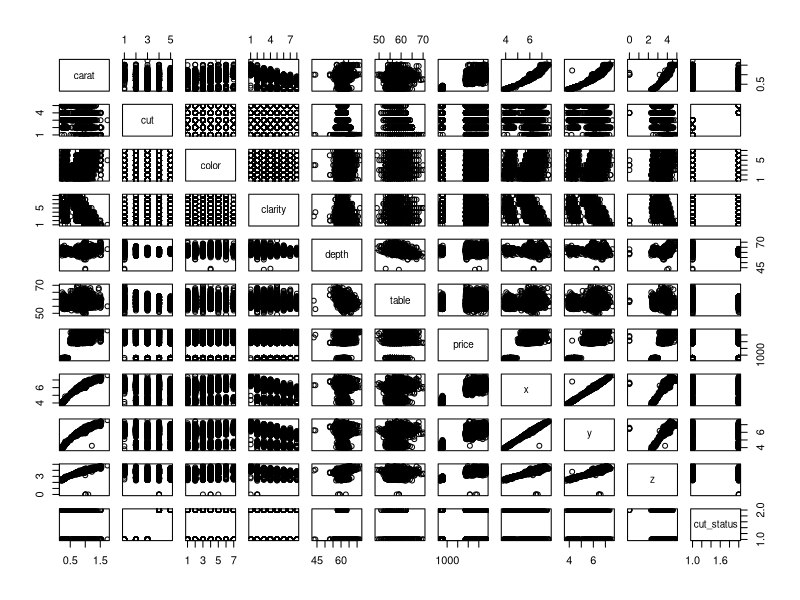

Write the R code that produced this figure. (Note: a time limit stopped this script after it produced the figure.)
## ---- chunk 1
library(ggplot2)
data("diamonds")
df=diamonds
colnames(df)
str(df)

## ---- chunk 2

df <- df[1:10000,]
str(df)


## ---- chunk 3
help("diamonds")

## ---- chunk 4
df$cut_status<-NA
df$cut_status[df$cut=='Fair'|df$cut=='Good'|df$cut=='Very Good']=0
df$cut_status[df$cut=='Premium'|df$cut=='Ideal']=1
df$cut_status=as.factor(df$cut_status)

## ---- chunk 5

set.seed(1234)
i <- sample(1:nrow(df), 0.8*nrow(df), replace=FALSE)
train <- df[i,]
test <- df[-i,]
set.seed(1235)
j <- sample(1:nrow(df), 0.01*nrow(df), replace=FALSE)
t_sample<-df[j,]
str(t_sample)
## ---- chunk 6
summary(train)

## ---- chunk 7
pairs(train)

## ---- chunk 8
library(e1071)
model1 <- tune.svm(cut_status~carat+depth+table+x+y+z,data=t_sample, kernel="radial",gamma=2^(-5:0), cost=2^(0:4))
model2 <- tune.svm(cut_status~carat+depth+table+x+y+z,data=t_sample,kernel="linear",gamma=2^(-5:0),cost=2^(0:4))
model3 <- tune.svm(cut_status~carat+depth+table+x+y+z,data=t_sample, kernel="polynomial",gamma=2^(-5:0),cost=2^(0:4))

model1$best.parameters
model2$best.parameters
model3$best.parameters
## ---- chunk 9

svm1<-svm(cut_status~carat+depth+table+x+y+z,data=train, kernel="radial",gamma=0.25, cost=4)
svm2<-svm(cut_status~carat+depth+table+x+y+z,data=train, kernel="linear",gamma=0.03125, cost=16)
svm3<-svm(cut_status~carat+depth+table+x+y+z,data=train, kernel="polynomial", gamma=1, cost =2)
## ---- chunk 10
summary(svm1)
summary(svm2)
summary(svm3)
## ---- chunk 11

svmpredict1<-predict(object = svm1, newdata= test)
svmpredict2<-predict(object = svm2, newdata= test)
svmpredict3<-predict(object = svm3, newdata= test)

#svm1
table(svmpredict1,test$cut_status)
mean(svmpredict1==test$cut_status)
#svm2
table(svmpredict2,test$cut_status)
mean(svmpredict2==test$cut_status)
#svm3
table(svmpredict3,test$cut_status)
mean(svmpredict3==test$cut_status)
## ---- chunk 12
dsvm1<-svm(cut_status~carat+depth+table+x+y+z,data=train, kernel="radial")
dsvm2<-svm(cut_status~carat+depth+table+x+y+z,data=train, kernel="linear")
dsvm3<-svm(cut_status~carat+depth+table+x+y+z,data=train, kernel="polynomial")
summary(dsvm1)
summary(dsvm2)
summary(dsvm3)

dsvmpredict1<-predict(object = dsvm1, newdata= test)
dsvmpredict2<-predict(object = dsvm2, newdata= test)
dsvmpredict3<-predict(object = dsvm3, newdata= test)
#dsvm1
table(dsvmpredict1,test$cut_status)
mean(dsvmpredict1==test$cut_status)
#dsvm2
table(dsvmpredict2,test$cut_status)
mean(dsvmpredict2==test$cut_status)
#dsvm3
table(dsvmpredict3,test$cut_status)
mean(dsvmpredict3==test$cut_status)
